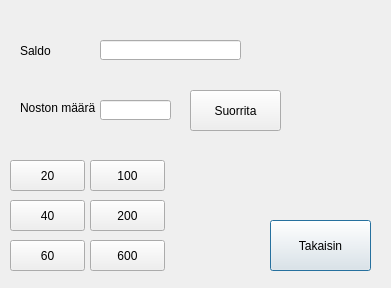
<?xml version="1.0" encoding="UTF-8"?>
<ui version="4.0">
 <class>Nosto</class>
 <widget class="QDialog" name="Nosto">
  <property name="geometry">
   <rect>
    <x>0</x>
    <y>0</y>
    <width>391</width>
    <height>288</height>
   </rect>
  </property>
  <property name="sizePolicy">
   <sizepolicy hsizetype="Maximum" vsizetype="Maximum">
    <horstretch>0</horstretch>
    <verstretch>0</verstretch>
   </sizepolicy>
  </property>
  <property name="windowTitle">
   <string>Dialog</string>
  </property>
  <widget class="QLabel" name="label">
   <property name="geometry">
    <rect>
     <x>20</x>
     <y>100</y>
     <width>81</width>
     <height>16</height>
    </rect>
   </property>
   <property name="text">
    <string>Noston määrä</string>
   </property>
  </widget>
  <widget class="QLineEdit" name="lineEdit">
   <property name="geometry">
    <rect>
     <x>100</x>
     <y>100</y>
     <width>71</width>
     <height>20</height>
    </rect>
   </property>
  </widget>
  <widget class="QPushButton" name="pushButton">
   <property name="geometry">
    <rect>
     <x>270</x>
     <y>220</y>
     <width>101</width>
     <height>51</height>
    </rect>
   </property>
   <property name="text">
    <string>Takaisin</string>
   </property>
  </widget>
  <widget class="QLabel" name="label_2">
   <property name="geometry">
    <rect>
     <x>20</x>
     <y>40</y>
     <width>51</width>
     <height>21</height>
    </rect>
   </property>
   <property name="text">
    <string>Saldo</string>
   </property>
  </widget>
  <widget class="QLineEdit" name="lineEdit_2">
   <property name="geometry">
    <rect>
     <x>100</x>
     <y>40</y>
     <width>141</width>
     <height>20</height>
    </rect>
   </property>
  </widget>
  <widget class="QPushButton" name="pushButton_2">
   <property name="geometry">
    <rect>
     <x>90</x>
     <y>240</y>
     <width>75</width>
     <height>31</height>
    </rect>
   </property>
   <property name="text">
    <string>600</string>
   </property>
  </widget>
  <widget class="QPushButton" name="pushButton_3">
   <property name="geometry">
    <rect>
     <x>10</x>
     <y>160</y>
     <width>75</width>
     <height>31</height>
    </rect>
   </property>
   <property name="text">
    <string>20</string>
   </property>
  </widget>
  <widget class="QPushButton" name="pushButton_4">
   <property name="geometry">
    <rect>
     <x>10</x>
     <y>200</y>
     <width>75</width>
     <height>31</height>
    </rect>
   </property>
   <property name="text">
    <string>40</string>
   </property>
  </widget>
  <widget class="QPushButton" name="pushButton_5">
   <property name="geometry">
    <rect>
     <x>10</x>
     <y>240</y>
     <width>75</width>
     <height>31</height>
    </rect>
   </property>
   <property name="text">
    <string>60</string>
   </property>
  </widget>
  <widget class="QPushButton" name="pushButton_6">
   <property name="geometry">
    <rect>
     <x>90</x>
     <y>200</y>
     <width>75</width>
     <height>31</height>
    </rect>
   </property>
   <property name="text">
    <string>200</string>
   </property>
  </widget>
  <widget class="QPushButton" name="pushButton_7">
   <property name="geometry">
    <rect>
     <x>90</x>
     <y>160</y>
     <width>75</width>
     <height>31</height>
    </rect>
   </property>
   <property name="text">
    <string>100</string>
   </property>
  </widget>
  <widget class="QPushButton" name="pushButton_8">
   <property name="geometry">
    <rect>
     <x>190</x>
     <y>90</y>
     <width>91</width>
     <height>41</height>
    </rect>
   </property>
   <property name="text">
    <string>Suorrita</string>
   </property>
  </widget>
 </widget>
 <resources/>
 <connections/>
</ui>
